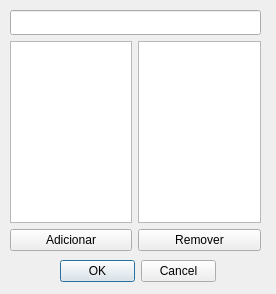
<?xml version="1.0" encoding="UTF-8"?>
<ui version="4.0">
 <class>searchArtist</class>
 <widget class="QDialog" name="searchArtist">
  <property name="geometry">
   <rect>
    <x>0</x>
    <y>0</y>
    <width>276</width>
    <height>294</height>
   </rect>
  </property>
  <property name="windowTitle">
   <string>Dialog</string>
  </property>
  <widget class="QDialogButtonBox" name="buttonBox">
   <property name="geometry">
    <rect>
     <x>60</x>
     <y>260</y>
     <width>156</width>
     <height>23</height>
    </rect>
   </property>
   <property name="orientation">
    <enum>Qt::Horizontal</enum>
   </property>
   <property name="standardButtons">
    <set>QDialogButtonBox::Cancel|QDialogButtonBox::Ok</set>
   </property>
  </widget>
  <widget class="QWidget" name="gridLayoutWidget">
   <property name="geometry">
    <rect>
     <x>10</x>
     <y>10</y>
     <width>251</width>
     <height>241</height>
    </rect>
   </property>
   <layout class="QGridLayout" name="gridLayout">
    <item row="3" column="0">
     <widget class="QPushButton" name="bt_add">
      <property name="text">
       <string>Adicionar</string>
      </property>
     </widget>
    </item>
    <item row="3" column="1">
     <widget class="QPushButton" name="bt_rmv">
      <property name="text">
       <string>Remover</string>
      </property>
     </widget>
    </item>
    <item row="0" column="0" colspan="2">
     <widget class="QLineEdit" name="lineEdit">
      <property name="minimumSize">
       <size>
        <width>20</width>
        <height>25</height>
       </size>
      </property>
     </widget>
    </item>
    <item row="2" column="1">
     <widget class="QListWidget" name="List_NEW"/>
    </item>
    <item row="2" column="0">
     <widget class="QListWidget" name="List_ALL"/>
    </item>
   </layout>
  </widget>
 </widget>
 <resources/>
 <connections>
  <connection>
   <sender>buttonBox</sender>
   <signal>accepted()</signal>
   <receiver>searchArtist</receiver>
   <slot>accept()</slot>
   <hints>
    <hint type="sourcelabel">
     <x>248</x>
     <y>254</y>
    </hint>
    <hint type="destinationlabel">
     <x>157</x>
     <y>274</y>
    </hint>
   </hints>
  </connection>
  <connection>
   <sender>buttonBox</sender>
   <signal>rejected()</signal>
   <receiver>searchArtist</receiver>
   <slot>reject()</slot>
   <hints>
    <hint type="sourcelabel">
     <x>316</x>
     <y>260</y>
    </hint>
    <hint type="destinationlabel">
     <x>286</x>
     <y>274</y>
    </hint>
   </hints>
  </connection>
 </connections>
</ui>
